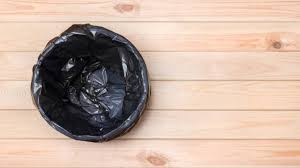
#> input picture backend/ml_engine/dataset/train/low/low (1).jpg, 300 x 168 px
$ python test_ml_detection.py
#> lines starting #> are read from the running program, lines starting #| are printed output that depends on the picture
"""
Test Trained ML Waste Detection Model
"""

import pickle
import cv2
import numpy as np
import os

# Load trained model
with open('models/waste_detector.pkl', 'rb') as f:
#> (reads backend/ml_engine/models/waste_detector.pkl from the repository)
    model = pickle.load(f)

classes = ['low', 'medium', 'high', 'urgent']

def extract_features(image_path):
#> called with image_path = 'dataset/train/low/low (1).jpg'
    img = cv2.imread(image_path)
#> img is the input picture: shape (168, 300, 3); mean B, G, R 161.5, 175, 198.1
    if img is None:
        return None
    img = cv2.resize(img, (128, 128))
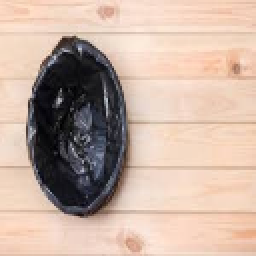
#> img: shape (128, 128, 3) (shown 2 times larger); mean B, G, R 161.3, 174.9, 198
    gray = cv2.cvtColor(img, cv2.COLOR_BGR2GRAY)
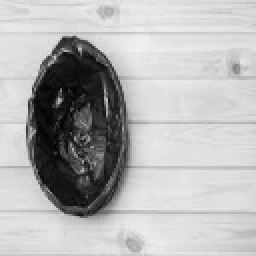
#> gray: shape (128, 128) (shown 2 times larger); min 0, max 241, mean 180.2

    brightness = np.mean(gray) / 255.0
#> brightness = 0.707
    edges = cv2.Canny(gray, 50, 150)
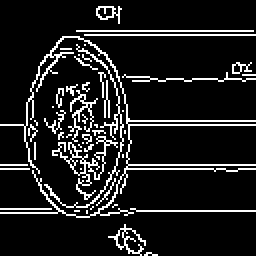
#> edges: shape (128, 128) (shown 2 times larger); 11.6% white in thin lines or dots
    edge_density = np.sum(edges > 0) / edges.size
#> edge_density = 0.116
    texture = np.std(gray) / 128.0
#> texture = 0.564

    return [brightness, edge_density, texture]

def predict_fill_level(image_path):
    features = extract_features(image_path)
#> features = [0.707, 0.116, 0.564]
    if features is None:
        return 50, 'medium'

#> (the run stopped early here; a loop or call above may not have finished)
